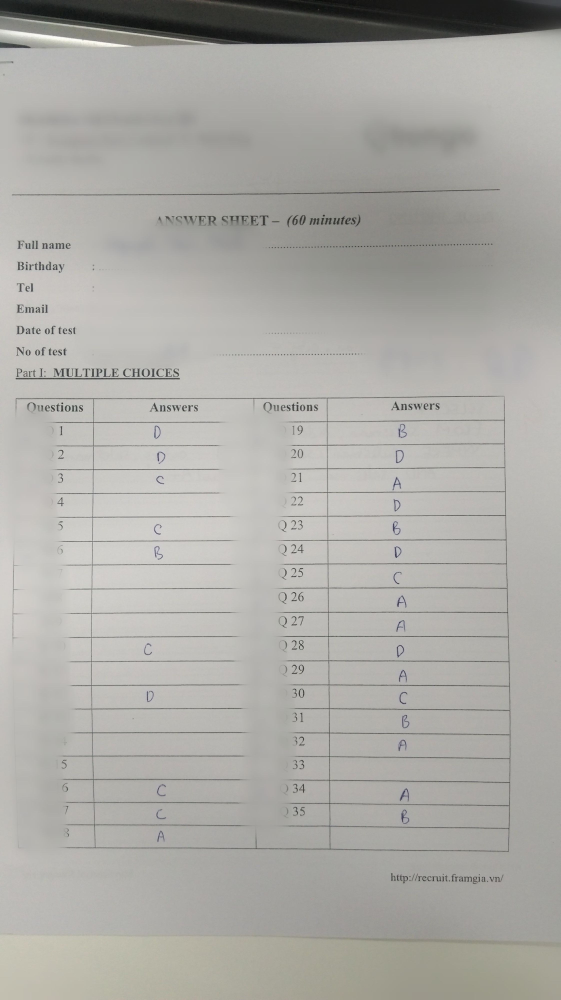
#> input picture tn.jpg, 2242 x 4000 px (shown at 1/4 size)
$ jupyter execute --allow-errors Untitled.ipynb
#> lines starting #> are read from the running program, lines starting #| are printed output that depends on the picture; after the words box and inside, x2 and y2 are one past the last pixel; in counts of white or black regions, pixels touching at a corner belong together
[cell 1]
import numpy as np
import pandas as pd
import matplotlib.pyplot as plt
import cv2
from sklearn.model_selection import train_test_split
from sklearn.utils import shuffle
from keras.models import Sequential
from keras.layers import Dense, Flatten, Conv2D, MaxPool2D, Dropout
from keras.optimizers import SGD, Adam
from tensorflow.keras.optimizers import SGD
from keras import optimizers
from keras.callbacks import ReduceLROnPlateau, EarlyStopping

[cell 2]
word_dict = {
    0:'A',1:'B',2:'C',3:'D',4:'E',5:'F',6:'G',7:'H',8:'I',9:'J',10:'K',11:'L',12:'M',13:'N',14:'O',15:'P',16:'Q',17:'R',18:'S',19:'T',20:'U',21:'V',22:'W',23:'X', 24:'Y',25:'Z'
}

[cell 3]
import tensorflow as tf
import tensorflow_datasets as tfds

# Tải EMNIST Letters
#> (the rest of this cell did not finish here and is left out)

#> (a cell that did not finish here is left out)

#> (a cell that did not finish here is left out)

[cell 6]
# [83 lines left out: function pre_process_image2, not called in this run]

[cell 7]
# [94 lines left out: function predict2, not called in this run]

Xử lí ảnh import vào

[cell 8]
import cv2
import numpy as np
import matplotlib.pyplot as plt
from tensorflow.keras.models import load_model


def load_and_preprocess_image(image_path):
    """
    Tải và tiền xử lý ảnh đầu vào
    """
    img = cv2.imread(image_path, 0)
    blur = cv2.GaussianBlur(img, (5, 5), 0)
    thresh = cv2.adaptiveThreshold(
        blur,
        255,
        cv2.ADAPTIVE_THRESH_GAUSSIAN_C,
        cv2.THRESH_BINARY_INV,
        11,
        2
    )
    return img, thresh


def detect_table_structure(img, thresh):
    """
    Phát hiện cấu trúc bảng bằng morphological operations
    """
    horizal = thresh.copy()
    vertical = thresh.copy()

    scale_height = 15
    scale_long = 15

    long = int(img.shape[1] / scale_long)
    height = int(img.shape[0] / scale_height)

    # Tạo structural elements cho đường ngang
    horizalStructure = cv2.getStructuringElement(cv2.MORPH_RECT, (long, 1))
    horizal = cv2.erode(horizal, horizalStructure)
    horizal = cv2.dilate(horizal, horizalStructure)

    # Tạo structural elements cho đường dọc
    verticalStructure = cv2.getStructuringElement(cv2.MORPH_RECT, (1, height))
    vertical = cv2.erode(vertical, verticalStructure)
    vertical = cv2.dilate(vertical, verticalStructure)

    # Tạo mask tổng hợp
    mask = cv2.bitwise_or(vertical, horizal)

    return mask


def find_largest_table(mask):
    """
    Tìm bảng có diện tích lớn nhất trong ảnh
    """
    contours, hierarchy = cv2.findContours(mask, cv2.RETR_EXTERNAL, cv2.CHAIN_APPROX_SIMPLE)

    max_area = 0
    x_max, y_max, w_max, h_max = 0, 0, 0, 0

    for cnt in contours:
        area = cv2.contourArea(cnt)
        if area > max_area:
            x, y, w, h = cv2.boundingRect(cnt)
            x_max, y_max, w_max, h_max = x, y, w, h
            max_area = area

    return x_max, y_max, w_max, h_max


def extract_table_cells(img, thresh, x_max, y_max, w_max, h_max, num_rows=19, start_row=1):
    """
    Trích xuất các ô từ bảng đã được phát hiện
    """
    cropped_thresh_img = []
    cropped_origin_img = []
    contours_img = []

    # Trích xuất các ô từ cột đầu tiên
    for i in range(start_row, num_rows):
        row_start = y_max + round(i * h_max / num_rows)
        row_end = y_max + round((i + 1) * h_max / num_rows)
        col_start = x_max + round(w_max / 6)
        col_end = x_max + round(w_max / 2)

        thresh1 = thresh[row_start:row_end, col_start:col_end]
        contours_thresh1, _ = cv2.findContours(thresh1, cv2.RETR_EXTERNAL, cv2.CHAIN_APPROX_SIMPLE)
        origin1 = img[row_start:row_end, col_start:col_end]

        cropped_thresh_img.append(thresh1)
        cropped_origin_img.append(origin1)
        contours_img.append(contours_thresh1)

    # Trích xuất các ô từ cột thứ hai
    for i in range(start_row, num_rows):
        row_start = y_max + round(i * h_max / num_rows)
        row_end = y_max + round((i + 1) * h_max / num_rows)
        col_start = x_max + round(2 * w_max / 3)
        col_end = x_max + round(w_max)

        thresh1 = thresh[row_start:row_end, col_start:col_end]
        contours_thresh1, _ = cv2.findContours(thresh1, cv2.RETR_EXTERNAL, cv2.CHAIN_APPROX_SIMPLE)
        origin1 = img[row_start:row_end, col_start:col_end]

        cropped_thresh_img.append(thresh1)
        cropped_origin_img.append(origin1)
        contours_img.append(contours_thresh1)

    return cropped_thresh_img, cropped_origin_img, contours_img


# [106 lines left out: functions extract_character_from_cell, visualize_cell_processing, process_all_cells, not called in this run]

def main():
    """
    Hàm chính thực hiện toàn bộ quy trình
    """
    # Tải và tiền xử lý ảnh
    img, thresh = load_and_preprocess_image("tn.jpg")
#> in load_and_preprocess_image, `thresh = cv2.adaptiveThreshold( blur, 255, cv2.ADAPTIVE_THRESH_GAUSSIA..`:
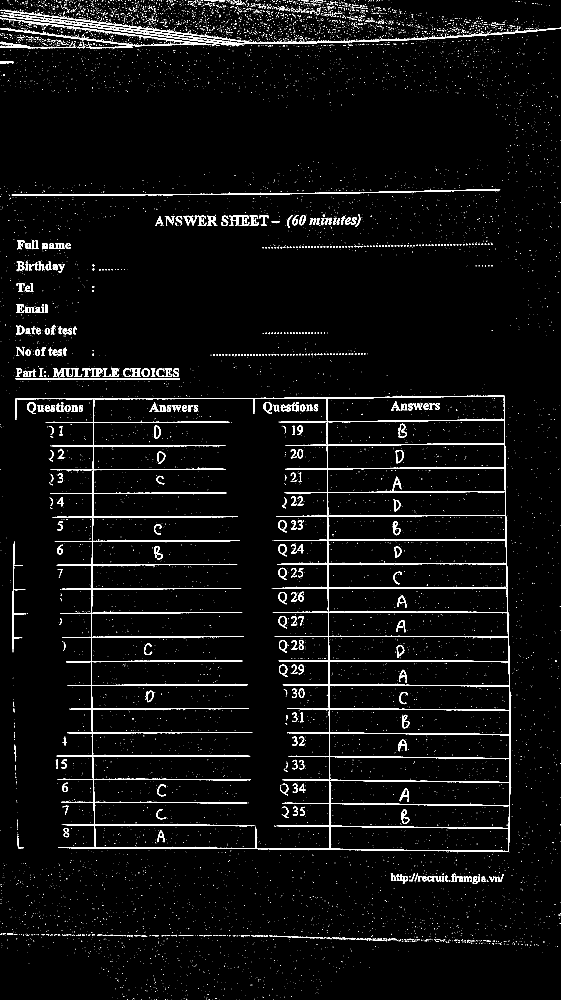
#> thresh: shape (4000, 2242) (shown at 1/4 size); 3.2% white; 10165 white regions (9587 under 20 px), largest, box (x1, y1, x2, y2) and area: (62, 1583, 2042, 3408) 139211, (0, 39, 2242, 177) 16630, (0, 71, 845, 185) 7454

    # Phát hiện cấu trúc bảng
    mask = detect_table_structure(img, thresh)
#> in detect_table_structure, `horizal = cv2.erode(horizal, horizalStructure)`: horizal: shape (4000, 2242); 0.8% white; 58 white regions (11 under 20 px), largest, box (x1, y1, x2, y2) and area: (137, 1584, 1945, 1596) 4592, (121, 770, 1459, 781) 2984, (306, 3390, 1388, 3398) 2574
#> in detect_table_structure, `horizal = cv2.dilate(horizal, horizalStructure)`: horizal: shape (4000, 2242); 1.3% white; 44 white regions, largest, box (x1, y1, x2, y2) and area: (63, 1584, 2019, 1596) 6516, (232, 3390, 2036, 3405) 5874, (47, 766, 1719, 781) 5305
#> in detect_table_structure, `vertical = cv2.erode(vertical, verticalStructure)`: vertical: shape (4000, 2242); 0.02% white in thin lines or dots, all inside (x1, y1, x2, y2) = (52, 1718, 2041, 3266)
#> in detect_table_structure, `vertical = cv2.dilate(vertical, verticalStructure)`:
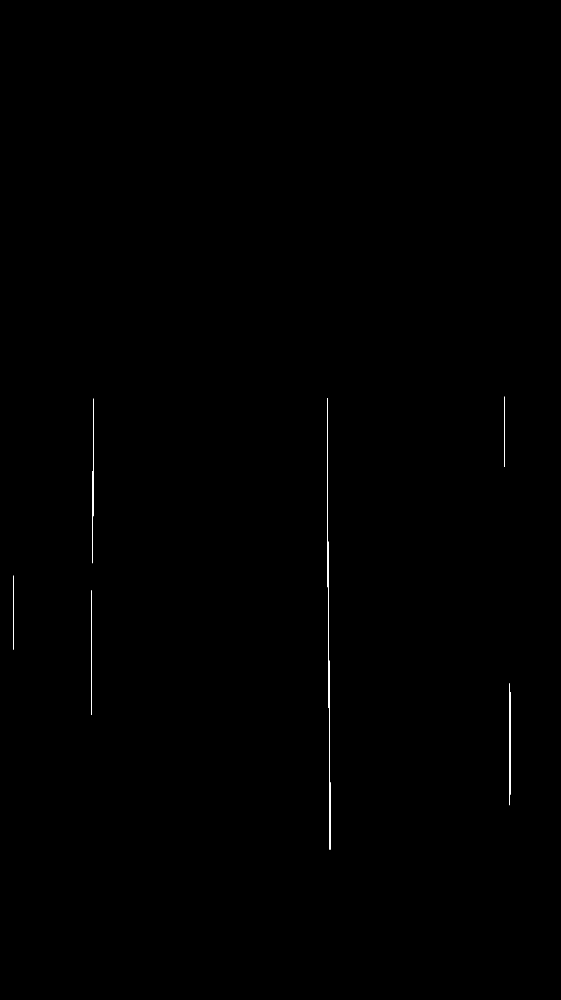
#> vertical: shape (4000, 2242) (shown at 1/4 size); 0.09% white in thin lines or dots, all inside (x1, y1, x2, y2) = (52, 1586, 2041, 3399)
#> in detect_table_structure, `mask = cv2.bitwise_or(vertical, horizal)`:
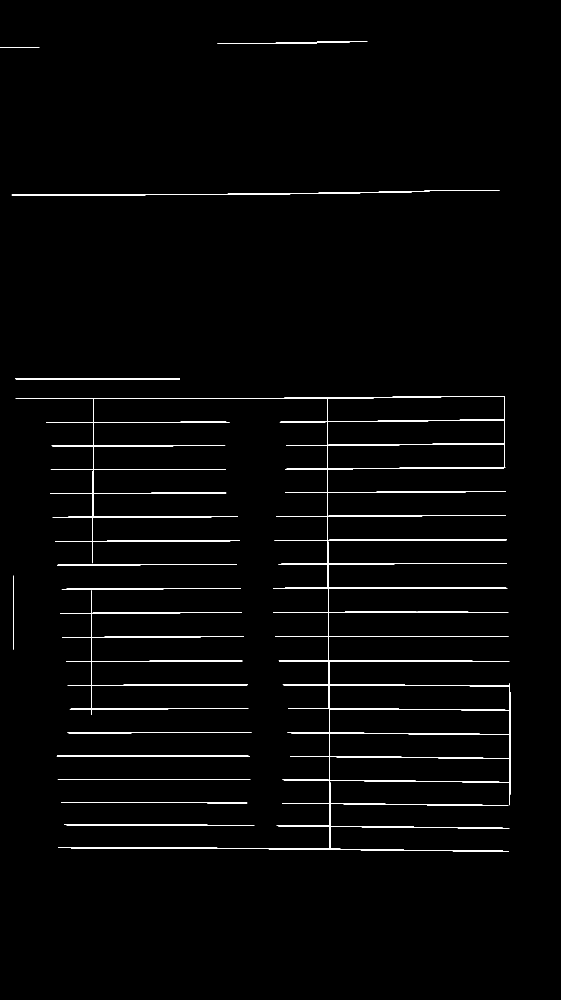
#> mask: shape (4000, 2242) (shown at 1/4 size); 1.4% white; 16 white regions

    # Tìm bảng lớn nhất
    x_max, y_max, w_max, h_max = find_largest_table(mask)
#> in find_largest_table, `contours, hierarchy = cv2.findContours(mask, cv2.RETR_EXTERNAL, cv2.CH..`: contours = 16 contours, 2 with area under 20; largest, box (x1, y1, x2, y2) and area: (63, 1584, 2042, 3405) 389160, (240, 2361, 993, 2860) 7725, (47, 766, 1719, 781) 3632, (62, 1512, 720, 1517) 2203, (247, 2352, 964, 2358) 1782
#> the loop in find_largest_table, `for cnt in contours:` made 16 passes
#> (area, x, y, w, h, x_max, y_max, w_max) on passes 1, 4, 6, 10: (1537, 256, 3298, 762, 6, 256, 3298, 762), (1743, 227, 3022, 773, 4, 227, 3022, 773), (7725, 240, 2361, 753, 499, 240, 2361, 753), (389160, 63, 1584, 1979, 1821, 63, 1584, 1979)
#> area on passes 2, 3, 5, 7, 9, 11: 1459.5, 1516.5, 1610, 1782.5, 1444, 2203
#> after the loop in find_largest_table, `for cnt in contours:`: h = 1821; max_area = 389160; w = 1979; x = 63; y = 1584
#> x_max = 63; y_max = 1584; w_max = 1979; h_max = 1821

    # Trích xuất bảng
    table = img[y_max:y_max+h_max, x_max:x_max+w_max]
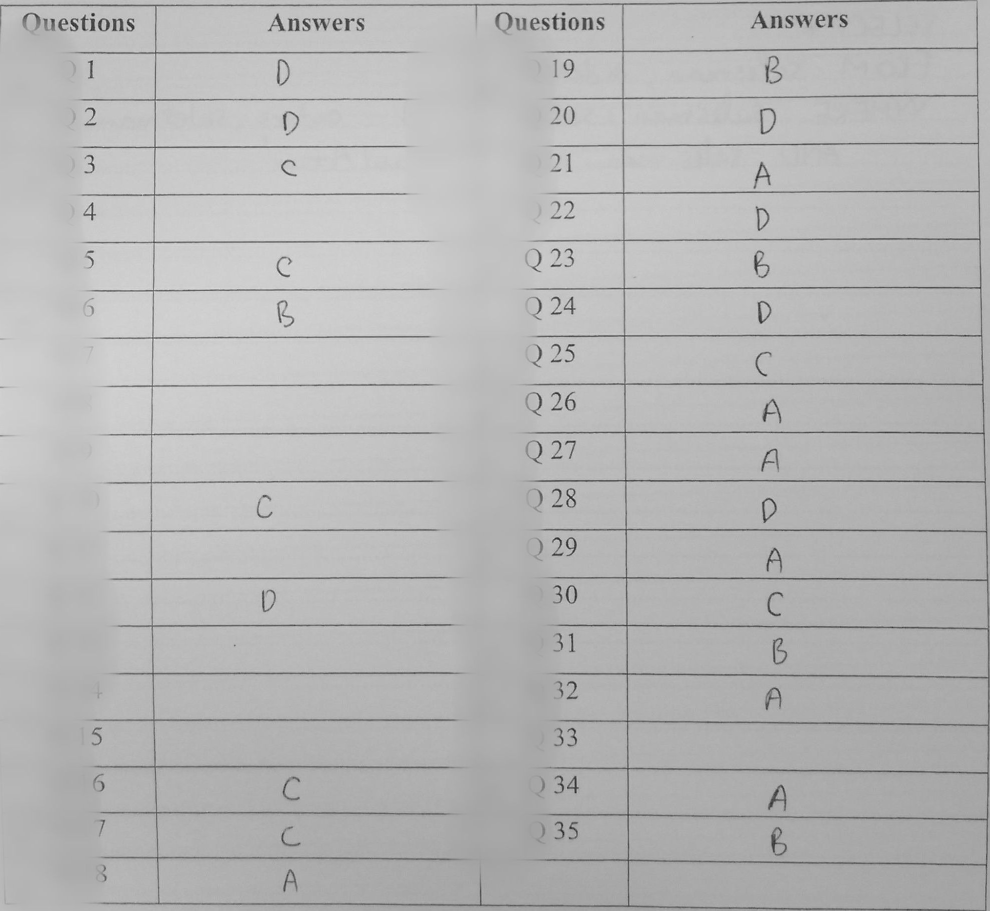
#> table: shape (1821, 1979) (shown at 1/2 size); min 27, max 239, mean 182

    # Trích xuất các ô
    cropped_thresh_img, cropped_origin_img, contours_img = extract_table_cells(
        img, thresh, x_max, y_max, w_max, h_max
    )
#> the loop in extract_table_cells, `for i in range(start_row, num_rows):` made 18 passes
#> (row_start, row_end) on passes 1 to 12: (1680, 1776), (1776, 1872), (1872, 1967), (1967, 2063), (2063, 2159), (2159, 2255), (2255, 2351), (2351, 2447), (2447, 2542), (2542, 2638), (2638, 2734), (2734, 2830)
#> pass 1, in extract_table_cells, `origin1 = img[row_start:row_end, col_start:col_end]`:
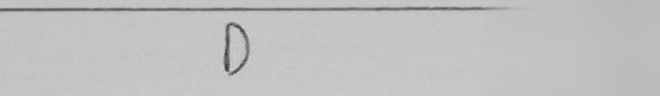
#> origin1: shape (96, 660); min 51, max 215, mean 192.5
#> after the loop in extract_table_cells, `for i in range(start_row, num_rows):`:
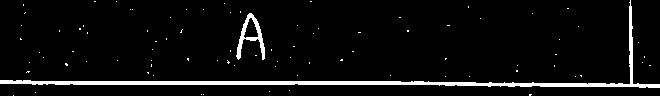
#> thresh1: shape (96, 660); 5.3% white; 87 white regions (85 under 20 px), largest, box (x1, y1, x2, y2) and area: (0, 0, 660, 88) 2797, (236, 13, 265, 60) 409
#> after the loop in extract_table_cells, `for i in range(start_row, num_rows):`: contours_img = 18 items
#> the loop in extract_table_cells, `for i in range(start_row, num_rows):` made 18 passes
#> pass 1, in extract_table_cells, `thresh1 = thresh[row_start:row_end, col_start:col_end]`:
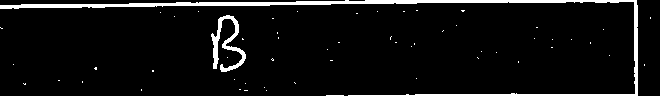
#> thresh1: shape (96, 660); 6% white; 57 white regions (55 under 20 px), largest, box (x1, y1, x2, y2) and area: (0, 0, 638, 96) 3026, (211, 15, 246, 72) 631
#> pass 1, in extract_table_cells, `origin1 = img[row_start:row_end, col_start:col_end]`:
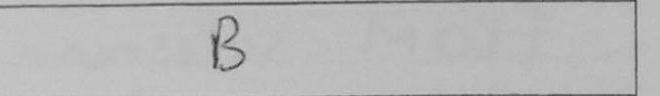
#> origin1: shape (96, 660); min 49, max 202, mean 184
#> pass 2, in extract_table_cells, `origin1 = img[row_start:row_end, col_start:col_end]`:
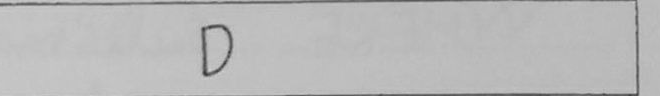
#> origin1: shape (96, 660); min 55, max 209, mean 185.2
#> after the loop in extract_table_cells, `for i in range(start_row, num_rows):`:
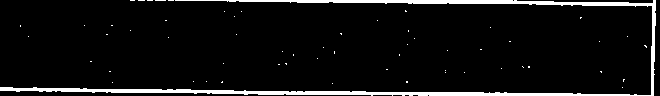
#> thresh1: shape (96, 660); 6.5% white; 59 white regions (58 under 20 px), largest, box (x1, y1, x2, y2) and area: (0, 0, 656, 96) 3969
#> after the loop in extract_table_cells, `for i in range(start_row, num_rows):`: contours_img = 36 items
#> cropped_thresh_img = 36 items; cropped_origin_img = 36 items; contours_img = 36 items

    # Tải model
    model = load_model('emnist_cnn_model.h5')

    # Xử lý tất cả các ô và nhận diện
    results = process_all_cells(cropped_thresh_img, cropped_origin_img, contours_img, model)

    print(f"Tổng số chữ số được trích xuất: {len(results)}")
    print(f"Kết quả nhận diện: {results}")

    return results


#> (the rest of this cell did not finish here and is left out)
